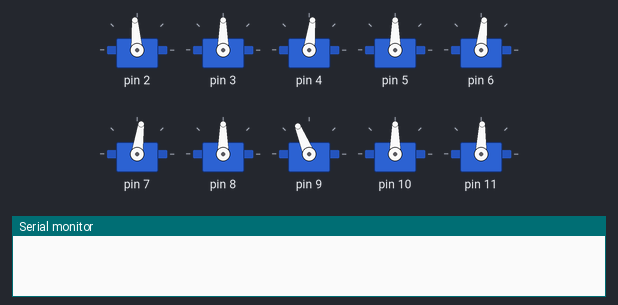
Simulated run of this sketch. Board: Arduino Uno, built with avr-gcc and run on an emulated ATmega328P. Parts: 10 × servo, the last lines printed to the serial monitor.

Above: at 0.1 s.
At 5.38 s:
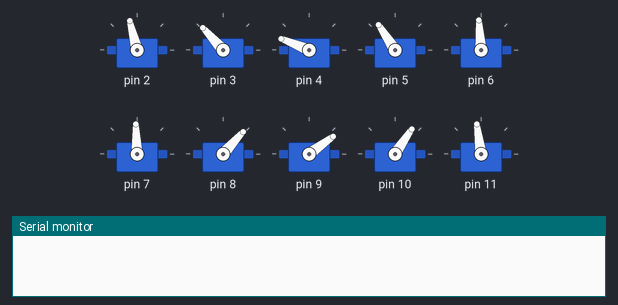
At 13.86 s:
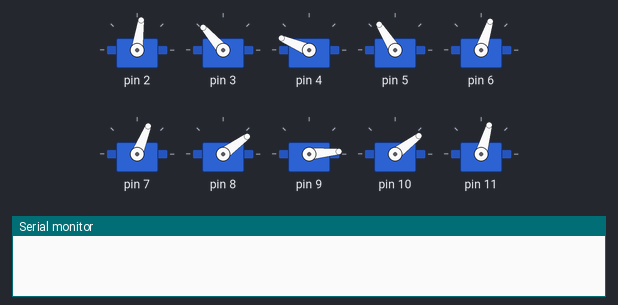
At 22.64 s:
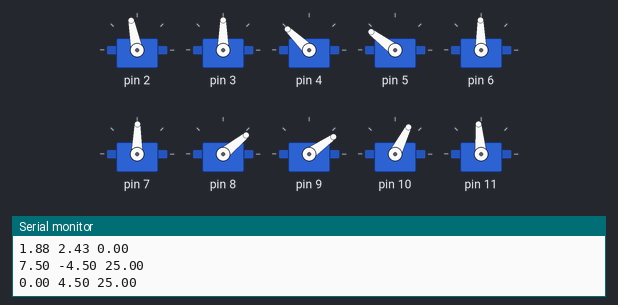
At 30.93 s:
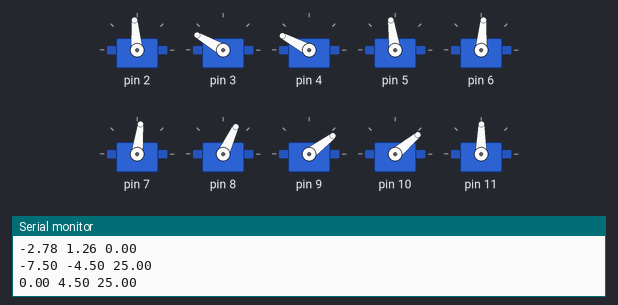
At 39.78 s:
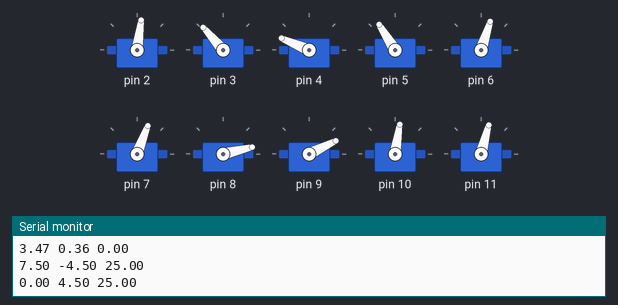
Timing chart, 0 to 40.0 s (numbered marks = the images above):
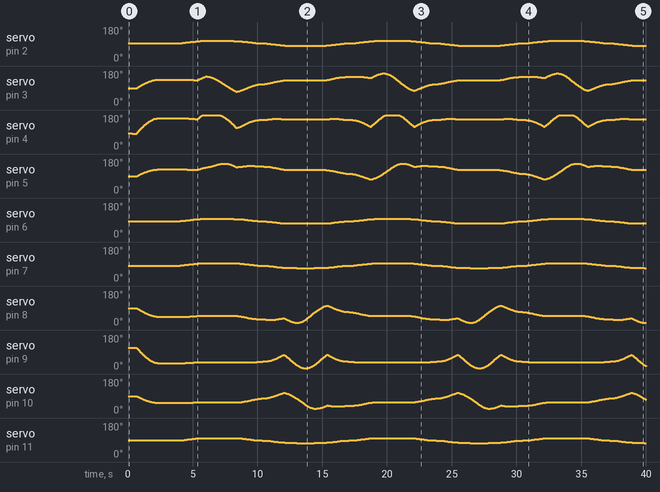

The sketch:

Humanoid_v2_2.ino
```cpp
////////////////// straight line trajectory  ////////////////////////////

#include <Servo.h>
Servo myservo[10];

double w = 9.0;
double a = 8.3;
double b = 7.7;
double c = 6.3;
double d = 4.5;
double e = 1.5;
double H = 28.3; // total height of the Robot
double S = 25.0; // siting height of the Robot
double h = 28.3; // current height of the Robot

double X0 = 15; // length of a full step
double Y0 = 0.54*w; // amount of left/right shift of hip during walking
double Z0 = 3.0; // full leg up length during walking

double t0 = 1.0; // full time to complete single  action

double PhipCenter[3] = {0, 0, 0};
double PfootL[3] = {0, 0, 0};
double PfootR[3] = {0, 0, 0};

double NormalMotorPosition[] = {94, 90, 83, 90, 84, 82, 90, 112, 90, 88};
double currentMotorPosition[10] = {94, 90, 83, 90, 84, 82, 90, 112, 90, 88};
double FinalMotorPosition[10] = {};

void setup() {
  // put your setup code here, to run once:
Serial.begin(9600);

  for(int i=0; i<10; i++){
    myservo[i].attach(i+2);
  }

  setMotors(NormalMotorPosition);
  StandAtHeight(25);
  delay(1000);
}

void loop() {
  // put your main code here, to run repeatedly:
StartByLeftLeg();

  WalkByRightLeg();
  WalkByLeftLeg();
  WalkByRightLeg();
  WalkByLeftLeg();
  WalkByRightLeg();
  WalkByLeftLeg();

  StopByRightLeg();
  delay(100000);
}


void StandAtHeight(double height){
  double t=0.0;
  while(t<=t0/4){
    StandingAtHeight(t, height, PhipCenter, PfootL, PfootR);
    CalculateMotorPosistion(PhipCenter, PfootL, PfootR, FinalMotorPosition);
    setMotors(FinalMotorPosition);
    t+=0.05;
  }
  h = height;
}

void StartByLeftLeg(){
  double t=0.0;
  while(t<=t0){
    LeftLegStarting(t, PhipCenter, PfootL, PfootR);
    CalculateMotorPosistion(PhipCenter, PfootL, PfootR, FinalMotorPosition);
    setMotors(FinalMotorPosition);
    t+=0.05;
  }
}

void WalkByRightLeg(){
  double t=0.0;
  while(t<=t0){
    RightLegWalking(t, PhipCenter, PfootL, PfootR);
   CalculateMotorPosistion(PhipCenter, PfootL, PfootR, FinalMotorPosition);
    setMotors(FinalMotorPosition);
    t+=0.05;
  }
}

void WalkByLeftLeg(){
  double t=0.0;
  while(t<=t0){
    LeftLegWalking(t, PhipCenter, PfootL, PfootR);
    Serial.println(String(PhipCenter[0]) + " " + String(PhipCenter[1]) + " " + String(PhipCenter[2]) );
    Serial.println(String(PfootL[0]) + " " + String(PfootL[1]) + " " + String(PfootL[2]) );
    Serial.println(String(PfootR[0]) + " " + String(PfootR[1]) + " " + String(PfootR[2]) );
    Serial.println();
   CalculateMotorPosistion(PhipCenter, PfootL, PfootR, FinalMotorPosition);
    setMotors(FinalMotorPosition);
    t+=0.05;
  }
}

void StopByRightLeg(){
  double t=0.0;
  while(t<=t0+0.01){
    RightLegStoping(t, PhipCenter, PfootL, PfootR);
    CalculateMotorPosistion(PhipCenter, PfootL, PfootR, FinalMotorPosition);
    setMotors(FinalMotorPosition);
    t+=0.05;
  }
}

///////////////////////////////////////////////////////////////////////////////////////////////////////

//////////////////////////////////  Generate trajectories  ////////////////////////////////////////////

void StandingAtHeight(double t, double height, double (&PhipCenter)[3], double (&PfootL)[3], double (&PfootR)[3]){
  double z = h - (3.0*(h - height)*pow(t, 2))/pow(t0/4, 2) + (2.0*(h - height)*pow(t, 3))/pow(t0/4, 3);

  PhipCenter[0] = 0.0;
  PhipCenter[1] = 0.0;
  PhipCenter[2] = 0.0;

  PfootL[0] = PhipCenter[0];
  PfootL[1] = PhipCenter[1]-w/2;
  PfootL[2] = z;

  PfootR[0] = PhipCenter[0];
  PfootR[1] = PhipCenter[1]+w/2;
  PfootR[2] = z;
}

void LeftLegStarting(double t, double (&PhipCenter)[3], double (&PfootL)[3], double (&PfootR)[3]){
  double t1 = 0.3*t0;
  double t2 = t0-t1;

  if(t<t1){
    PhipCenter[0] = 0.0;
    PhipCenter[1] = (3.0*(Y0)*pow(t, 2))/pow(t1, 2) - (2.0*(Y0)*pow(t, 3))/pow(t1, 3);
  } else if(t<t2){
    PhipCenter[0] = 0.0;
    PhipCenter[1] = Y0;
  } else {
    PhipCenter[0] = (3.0*(X0/4)*pow((t-t2), 2))/pow((t0-t2), 2) - (2.0*(X0/4)*pow((t-t2), 3))/pow((t0-t2), 3);
    PhipCenter[1] = Y0-4*(Y0/X0)*PhipCenter[0];
  }
  PhipCenter[2] = 0.0;

  t1 = 0.25*t0;
  t2 = 0.35*t0;
  double t3 = 0.7*t0;

  if(t<t1){
    PfootL[0] = 0.0;
    PfootL[2] = h;
  } else if(t<t2){
    PfootL[0] = 0.0;
    PfootL[2] = h - (3.0*(Z0)*pow((t-t1), 2))/pow((t2-t1), 2) + (2.0*(Z0)*pow((t-t1), 3))/pow((t2-t1), 3);
  } else if(t<t3){
    PfootL[0] = (3.0*(X0/2)*pow((t-t2), 2))/pow((t3-t2), 2) - (2.0*(X0/2)*pow((t-t2), 3))/pow((t3-t2), 3);
    PfootL[2] = h - Z0*sqrt(abs(1 - pow((2*PfootL[0]/X0), 2)));
  } else {
    PfootL[0] = X0/2;
    PfootL[2] = h;
  }
  PfootL[1] = -w/2;

  PfootR[0] = 0.0;
  PfootR[1] = w/2;
  PfootR[2] = h;
}

void RightLegWalking(double t, double (&PhipCenter)[3], double (&PfootL)[3], double (&PfootR)[3]){
  double t1 = 0.3*t0;
  double t2 = t0-t1;

  if(t<t1){
    PhipCenter[0] = -X0/4 + (3.0*(X0/4)*pow((t), 2))/pow((t1), 2) - (2.0*(X0/4)*pow((t), 3))/pow((t1), 3);
    PhipCenter[1] = -Y0-4*(Y0/X0)*PhipCenter[0];
  } else if(t<t2){
    PhipCenter[0] = 0.0;
    PhipCenter[1] = -Y0;
  } else {
    PhipCenter[0] = (3.0*(X0/4)*pow((t-t2), 2))/pow((t0-t2), 2) - (2.0*(X0/4)*pow((t-t2), 3))/pow((t0-t2), 3);
    PhipCenter[1] = -Y0+4*(Y0/X0)*PhipCenter[0];
  }
  PhipCenter[2] = 0.0;

  t1 = 0.25*t0;
  t2 = 0.75*t0;

  if(t<t1){
    PfootR[0] = -X0/2;
    PfootR[2] = h;
  } else if(t<t2){
    PfootR[0] = -X0/2 + (3.0*(X0)*pow((t-t1), 2))/pow((t2-t1), 2) - (2.0*(X0)*pow((t-t1), 3))/pow((t2-t1), 3);
    PfootR[2] = h - Z0*sqrt(abs(1 - pow((2*PfootR[0]/X0), 2)));
  } else {
    PfootR[0] = X0/2;
    PfootR[2] = h;
  }
  PfootR[1] = w/2;

  PfootL[0] = 0.0;
  PfootL[1] = -w/2;
  PfootL[2] = h;
}

void LeftLegWalking(double t, double (&PhipCenter)[3], double (&PfootL)[3], double (&PfootR)[3]){
  double t1 = 0.3*t0;
  double t2 = t0-t1;

  if(t<t1){
    PhipCenter[0] = -X0/4 + (3.0*(X0/4)*pow((t), 2))/pow((t1), 2) - (2.0*(X0/4)*pow((t), 3))/pow((t1), 3);
    PhipCenter[1] = Y0+4*(Y0/X0)*PhipCenter[0];
  } else if(t<t2){
    PhipCenter[0] = 0.0;
    PhipCenter[1] = Y0;
  } else {
    PhipCenter[0] = (3.0*(X0/4)*pow((t-t2), 2))/pow((t0-t2), 2) - (2.0*(X0/4)*pow((t-t2), 3))/pow((t0-t2), 3);
    PhipCenter[1] = Y0-4*(Y0/X0)*PhipCenter[0];
  }
  PhipCenter[2] = 0.0;

  t1 = 0.25*t0;
  t2 = 0.75*t0;

  if(t<t1){
    PfootL[0] = -X0/2;
    PfootL[2] = h;
  } else if(t<t2){
    PfootL[0] = -X0/2 + (3.0*(X0)*pow((t-t1), 2))/pow((t2-t1), 2) - (2.0*(X0)*pow((t-t1), 3))/pow((t2-t1), 3);
    PfootL[2] = h - Z0*sqrt(abs(1 - pow((2*PfootL[0]/X0), 2)));
  } else {
    PfootL[0] = X0/2;
    PfootL[2] = h;
  }
  PfootL[1] = -w/2;

  PfootR[0] = 0.0;
  PfootR[1] = w/2;
  PfootR[2] = h;
}

void RightLegStoping(double t, double (&PhipCenter)[3], double (&PfootL)[3], double (&PfootR)[3]){
  double t1 = 0.3*t0;
  double t2 = t0-t1;

  if(t<t1){
    PhipCenter[0] = -X0/4 + (3.0*(X0/4)*pow((t), 2))/pow((t1), 2) - (2.0*(X0/4)*pow((t), 3))/pow((t1), 3);
    PhipCenter[1] = -Y0-4*(Y0/X0)*PhipCenter[0];
  } else if(t<t2){
    PhipCenter[0] = 0.0;
    PhipCenter[1] = -Y0;
  } else {
    PhipCenter[0] = 0.0;
    PhipCenter[1] = -Y0 + (3.0*(Y0)*pow((t-t2), 2))/pow((t0-t2), 2) - (2.0*(Y0)*pow((t-t2), 3))/pow((t0-t2), 3);
  }
  PhipCenter[2] = 0.0;

  t1 = 0.30*t0;
  t2 = 0.65*t0;
  double t3 = 0.75*t0;

  if(t<t1){
    PfootR[0] = -X0/2;
    PfootR[2] = h;
  } else if(t<t2){
    PfootR[0] = -X0/2 + (3.0*(X0/2)*pow((t-t1), 2))/pow((t2-t1), 2) - (2.0*(X0/2)*pow((t-t1), 3))/pow((t2-t1), 3);
    PfootR[2] = h - Z0*sqrt(abs(1 - pow((2*PfootR[0]/X0), 2)));
  } else if(t<t3){
    PfootR[0] = 0.0;
    PfootR[2] = h - Z0 + (3.0*(Z0)*pow((t-t2), 2))/pow((t3-t2), 2) - (2.0*(Z0)*pow((t-t2), 3))/pow((t3-t2), 3);
  } else {
    PfootR[0] = 0.0;
    PfootR[2] = h;
  }
  PfootR[1] = w/2;

  PfootL[0] = 0.0;
  PfootL[1] = -w/2;
  PfootL[2] = h;
}

///////////////////////////////////////////////////////////////////////////////////////////////////////

//////////////////////////////////  Calculate motor position  /////////////////////////////////////////
void CalculateMotorPosistion(double PhipCenter[], double PfootL[], double PfootR[], double (&FinalMotorPosition)[10]){
  double q[5] = {0, 0, 0, 0, 0};

  double PhipL[3] = {PhipCenter[0], PhipCenter[1]-w/2, PhipCenter[2]};
  InverseKinematics(PhipL, PfootL, q);
  for(int i=0; i<5; i++){
    FinalMotorPosition[i] = NormalMotorPosition[i] + q[i]*(180.0/3.14);
  }

  double PhipR[3] = {PhipCenter[0], PhipCenter[1]+w/2, PhipCenter[2]};
  InverseKinematics(PhipR, PfootR, q);
  for(int i=0; i<5; i++){
    FinalMotorPosition[5+i] = NormalMotorPosition[5+i] - q[i]*(180.0/3.14);
  }
  FinalMotorPosition[5] = NormalMotorPosition[5] + q[0]*(180.0/3.14);
  FinalMotorPosition[9] = NormalMotorPosition[9] + q[4]*(180.0/3.14);
}

void InverseKinematics(double Phip[], double Pfoot[], double (&q)[5]){
  double x = Pfoot[0] - Phip[0];
  double y = Pfoot[1] - Phip[1];
  double z = Pfoot[2] - Phip[2];

  q[0] = -atan(y/(z-e));
  q[4] = q[0];

  double a1 = a*cos(q[0]);
  double b1 = b*cos(q[0]);
  double c1 = c*cos(q[0]);
  double d1 = d*cos(q[0]);
  double z1 = z - a1 - d1 - e;
  double r = sqrt(x*x + z1*z1);

  double phi1 = atan(x/z1);
  double phi2 = acos((b1*b1 + r*r - c1*c1)/(2*b1*r));
  q[3] = phi1 + phi2;

  double phi3 = acos((b1*b1 + c1*c1 - r*r)/(2*b1*c1));
  q[2] = - phi3 + 3.14;

  q[1] = -q[3] + q[2];
}
///////////////////////////////////////////////////////////////////////////////////////////////////////

//////////////////////////////////  Set motor position  ///////////////////////////////////////////////

void setMotors(double finalMotorPosition[]){
  for(int t=0; t<=100; t++){
    for(int i=0; i<10; i++){
      int angle = currentMotorPosition[i] + t*(finalMotorPosition[i] - currentMotorPosition[i])/100;
      myservo[i].write(angle);
    }
    delay(2);
  }
  for(int i=0; i<10; i++){
    currentMotorPosition[i] = finalMotorPosition[i];
  }
}
```
